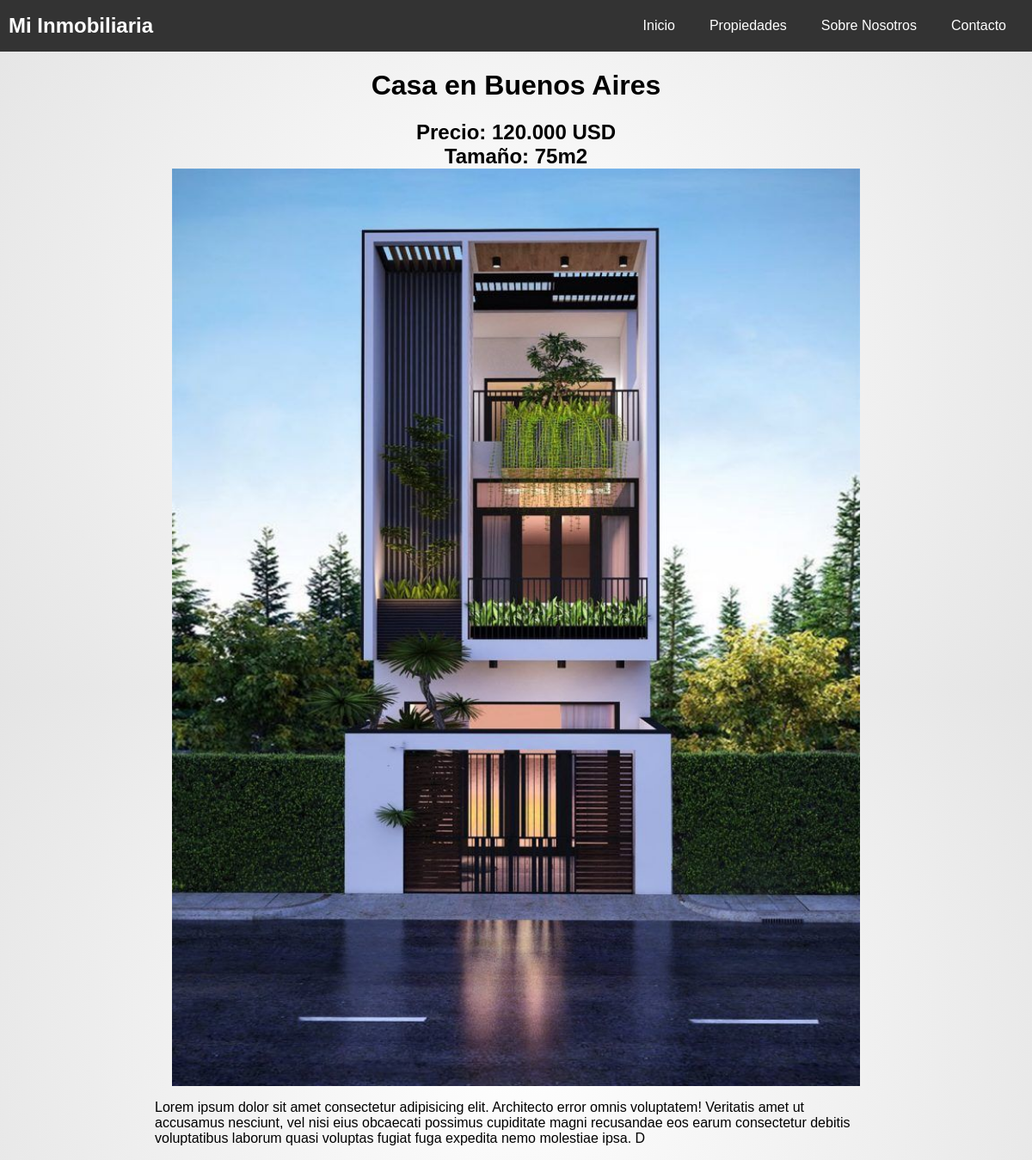
The page /detalles/2/ on the database its author committed.
### appinmobiliaria/models.py (models this page shows, shortened)
class Propiedad(models.Model):
    id = models.IntegerField(primary_key=True)
    ubicacion = models.CharField(max_length=100)
    imagen = models.ImageField(upload_to='imagenes/')
    precio = models.CharField(max_length=100)
    tamanio = models.CharField(max_length=100)
    descripcion = models.CharField(max_length=300)

### appinmobiliaria/views.py (the view)
# urls.py: path('detalles/<int:id>/', views.detalles, name='detalles'),
def detalles(request, id):
    propiedad = get_object_or_404(Propiedad, id=id)
    return render(request, 'detalles.html', {'propiedad': propiedad})

### appinmobiliaria/templates/detalles.html (shortened to what this page needs)
{% load static %}
<!DOCTYPE html>
<html lang="en">
<head>
    <link rel="stylesheet" href="{% static 'styles.css' %}">
</head>
<body>
    <header>
        <nav class="navbar">
            <a href="{% url 'index'%}" class="logo">Mi Inmobiliaria</a>
            <ul class="nav-links">
                <li><a href="{% url 'index'%}">Inicio</a></li>
                <li><a href="{% url 'propiedades'%}">Propiedades</a></li>
                <li><a href="#sobre-nosotros">Sobre Nosotros</a></li>
                <li><a href="#contacto">Contacto</a></li>
            </ul>
        </nav>
    </header>
    <div class="div-detalles">
        <h1>Casa en {{ propiedad.ubicacion }}</h1>
        <h2>Precio: {{ propiedad.precio }}</h2>
        <h2>Tamaño: {{ propiedad.tamanio }}</h2>
        <img src="{{ propiedad.imagen.url }}" alt="Image">
        <p>{{ propiedad.descripcion }}</p>
    </div>
</body>
</html>

### appinmobiliaria/static/styles.css (style rules this page uses)
html { width: 100%; }
body { margin: 0; padding: 0; font-family: Arial, Helvetica, sans-serif; height: 100vh; width: 100vw; align-items: center; background: radial-gradient(circle, rgba(255,255,255,1) 0%, rgba(226,226,226,1) 110%); display: flex; flex-direction: column; overflow-x: hidden; }
header { background-color: #333; color: #fff; }
.navbar { display: flex; justify-content: space-between; align-items: center; height: 60px; width: 100vw; }
.logo { font-size: 1.5em; font-weight: bold; padding: 0 20px; }
.nav-links { list-style: none; margin: 0; padding: 0 20px; display: flex; }
.nav-links li { margin-left: 20px; }
.navbar a { color: #fff; text-decoration: none; padding: 10px; display: block; }
h4, h2,small,a { margin: 0; padding: 0; }
a { text-decoration: none; }
.div-detalles { width: 70%; align-items: center; display: flex; flex-direction: column; }
.div-detalles img { width: 800px; }

### rows shown on the page
Propiedad: ubicacion "Buenos Aires", precio "120.000 USD", tamanio "75m2", imagen (picture), descripcion "Lorem ipsum dolor sit amet consectetur adipisicing elit. Architecto error omnis voluptatem! Veritatis amet ut accusamus nesciunt, vel nisi eius obcaecati possimus cupiditate magni recusandae eos earum consectetur debitis voluptatibus laborum quasi voluptas fugiat fuga expedita nemo molestiae ipsa. D"
